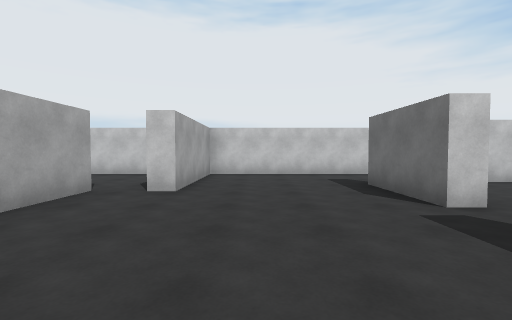
[1] (above)

24 first-person views from a walk through a scene from a Unity 3-D project. The camera is 1.4 m above the floor, tilts 2° down and sees 90° across. The floor is counted in squares, 2 m on a side. Each view is taken from the middle of a square. On the plan, view 1 faces up. The plan holds only what a view shows up to about 9 squares ahead; the rest is blank.

[2]
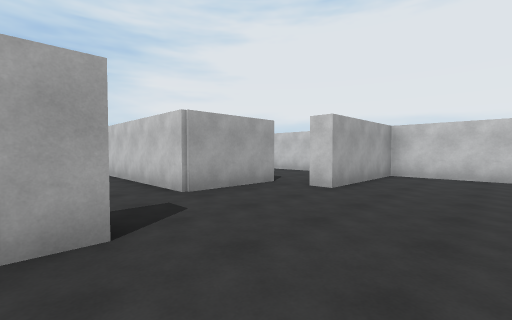

[3]
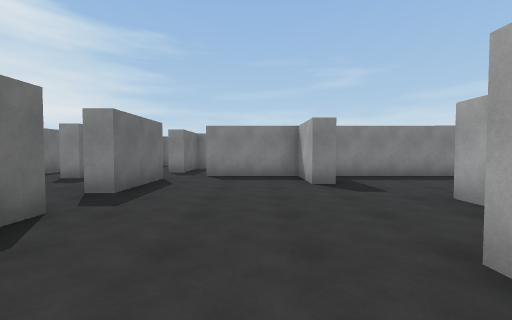

[4]
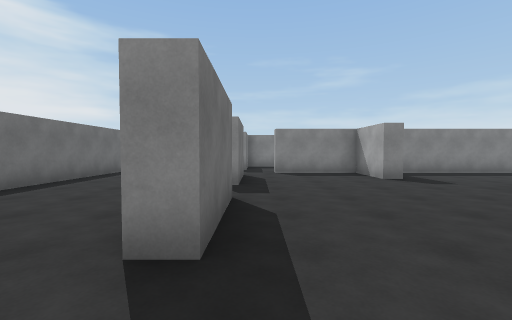

[5]
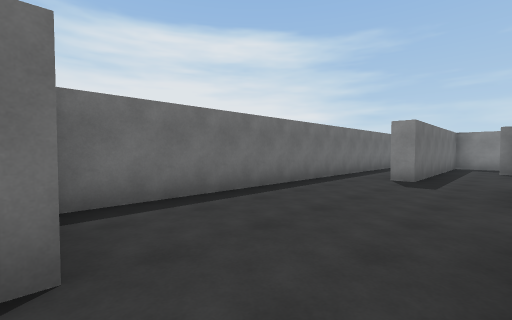

[6]
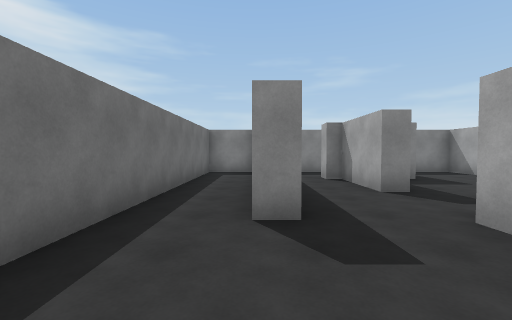

[7]
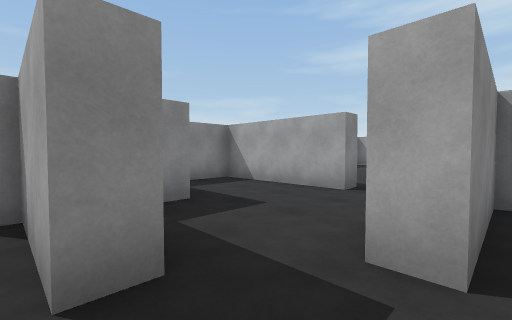

[8]
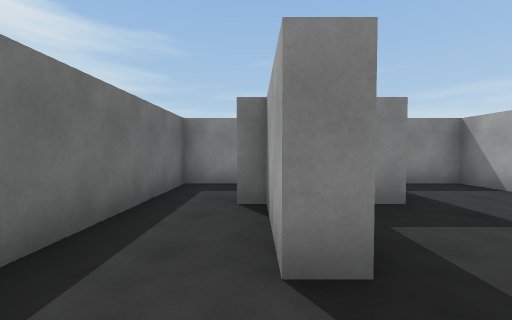

[9]
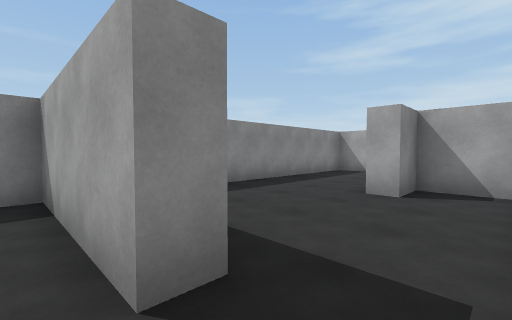

[10]
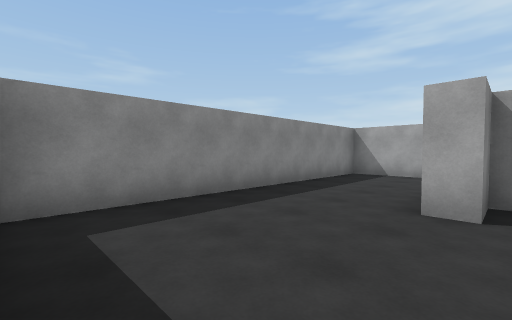

[11]
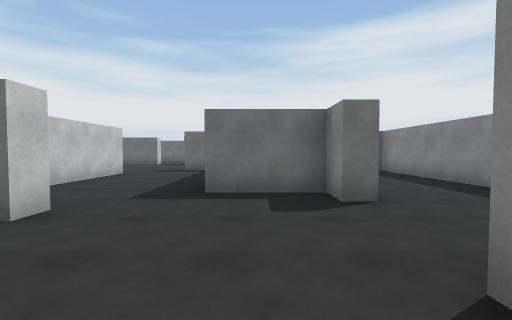

[12]
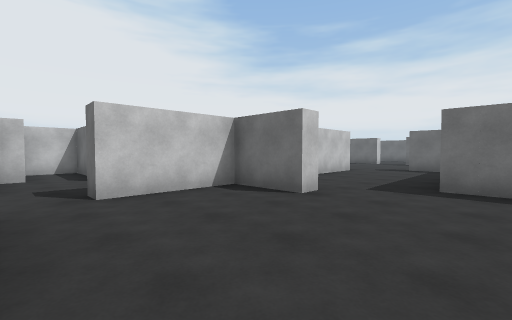

[13]
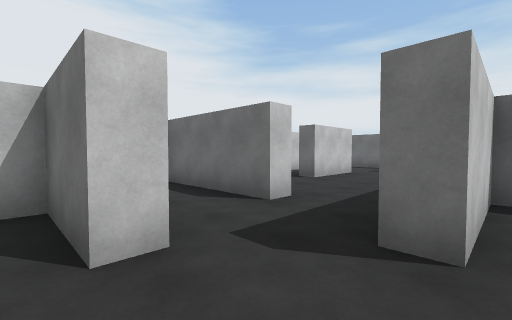

[14]
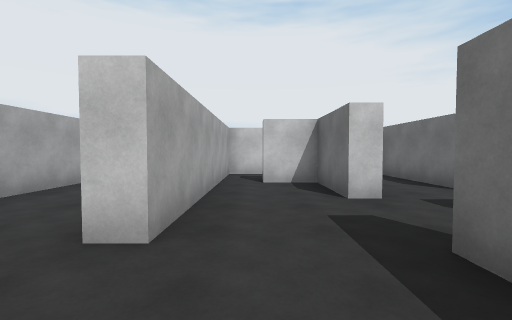

[15]
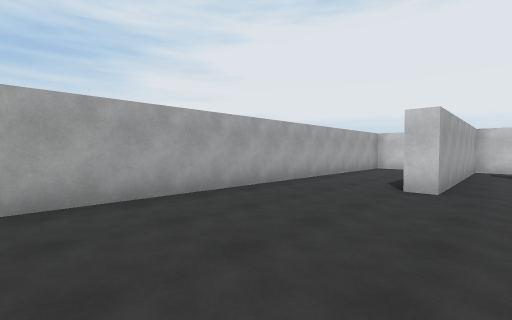

[16]
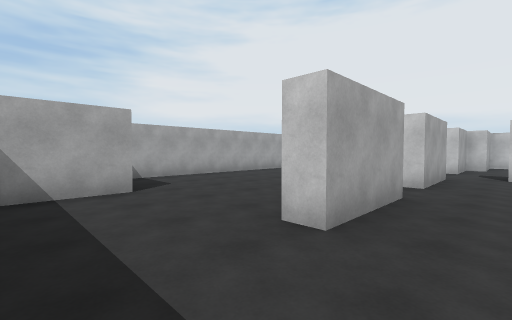

[17]
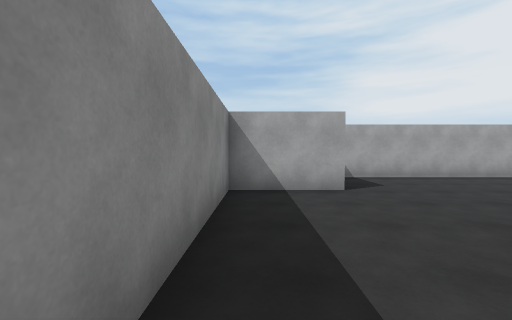

[18]
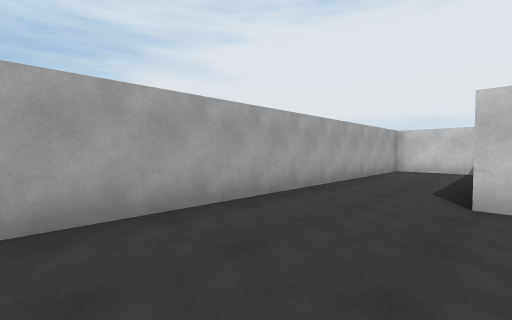

[19]
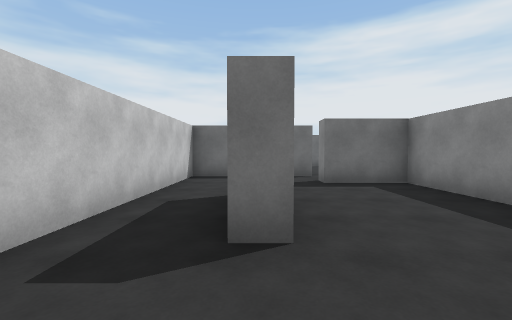

[20]
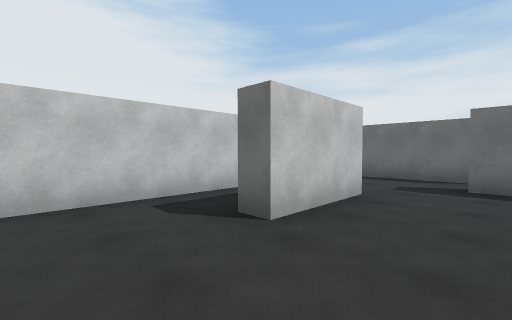

[21]
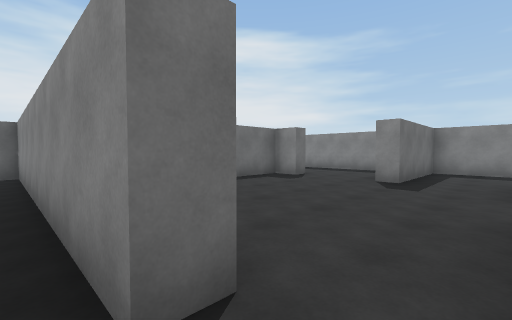

[22]
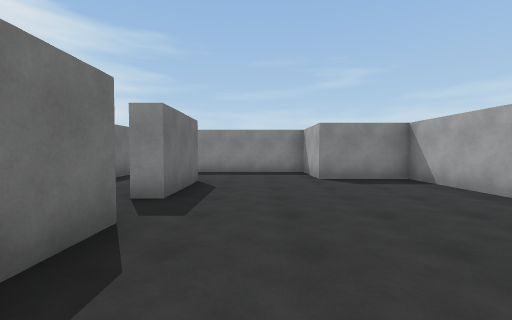

[23]
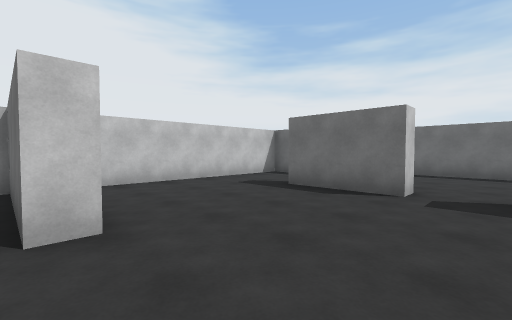

[24]
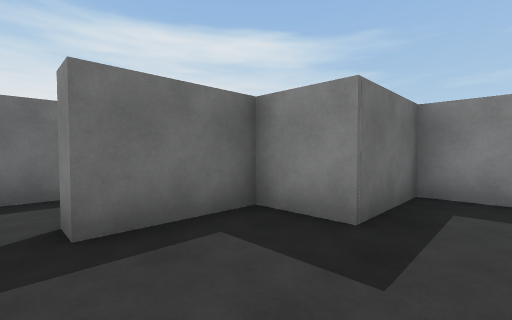

### Floor plan
Ten units are one square. View 1 is at (0, 0); x grows to the right and y downward. Boxes are objects, and circles mark ways between rooms. Rooms are numbered by the first view taken in them; rooms with no view inside come last. Other rooms are left out.
<svg viewBox="-183 -83 254 153">
<path fill="none" stroke="#000" d="M-29 -45 -29 -22 -71 -22M-17 4 -17 -6 -12 -6 -12 11 14 11M24 -31 24 -54M24 5 24 -18M-63 11 -21 11M25 -78 -14 -78 -14 -44 -19 -44M24 -18 29 -18M29 -31 24 -31M14 11 14 18M24 24 29 24 29 44 32 44M24 -54 29 -54M59 -57 53 -57M45 45 45 6 51 6M45 -71 45 -78 25 -78M51 65 66 65 66 -56M-20 31 -14 31 -14 65 10 65 10 44 24 44 24 24M-103 31 -97 31M-79 -4 -85 -4 -85 -22 -110 -22M-126 18 -121 18 -121 40M-121 -19 -121 5M-75 37 -75 31M-67 31 -67 11M-126 -38 -126 -57 -139 -57M-137 -78 -148 -78 -148 -19M-126 5 -126 -19M-148 -19 -154 -19M-121 40 -126 40 -126 18M-157 -78 -178 -78 -178 44 -156 44 -156 65 -103 65 -103 31M-71 -57 -71 -63M-19 -56 -19 -78 -91 -78M-47 -57 -71 -57M-19 -44 -19 -56M-95 -27 -34 -27 -34 -45 -29 -45M-115 -57 -121 -57 -121 -38 -126 -38M-97 -44 -103 -44 -103 -78 -115 -78M-110 -22 -110 -27 -95 -27M-62 19 -62 31 -52 31 -52 37M-98 46 -98 65 -19 65M32 44 32 49M28 65 45 65 45 45"/>
<circle cx="20" cy="-25" r="3" fill="#2a7"/>
<circle cx="20" cy="-65" r="3" fill="#2a7"/>
<circle cx="-70" cy="0" r="3" fill="#2a7"/>
<circle cx="15" cy="20" r="3" fill="#2a7"/>
<circle cx="40" cy="40" r="3" fill="#2a7"/>
<circle cx="-20" cy="25" r="3" fill="#2a7"/>
<circle cx="-110" cy="40" r="3" fill="#2a7"/>
<circle cx="-130" cy="10" r="3" fill="#2a7"/>
<circle cx="-120" cy="-30" r="3" fill="#2a7"/>
<circle cx="-85" cy="35" r="3" fill="#2a7"/>
<circle cx="-140" cy="-20" r="3" fill="#2a7"/>
<circle cx="-130" cy="-25" r="3" fill="#2a7"/>
<circle cx="-35" cy="-60" r="3" fill="#2a7"/>
<circle cx="-85" cy="-60" r="3" fill="#2a7"/>
<circle cx="-100" cy="-40" r="3" fill="#2a7"/>
<text x="-20" y="-30">1</text>
<text x="40" y="-10">2</text>
<text x="-10" y="40">3</text>
<text x="-100" y="10">4</text>
<text x="-140" y="-40">5</text>
<text x="-150" y="10">6</text>
<text x="-60" y="-70">7</text>
<text x="-60" y="-50">8</text>
<text x="-110" y="-50">9</text>
<text x="-50" y="40">10</text>
<text x="30" y="50">11</text>
</svg>
Room 1 opens to room 2. Room 1 opens to room 4. Room 2 opens to room 3. Room 2 opens to room 11. Room 3 opens to room 10. Room 4 opens to room 6. Room 4 opens to room 9. Room 4 opens to room 10. Room 5 opens to room 6. Room 5 opens to room 9. Room 7 opens to room 8. Room 8 opens to room 9.

Where each view was taken, in squares from view 1:
view 1: 0 up, 0 right, facing up
view 2: 0 up, 1 right, facing up-left
view 3: 6 up, 0 right, facing down
view 4: 7 up, 2 right, facing down
view 5: 6 up, 3 right, facing down-right
view 6: 2 up, 5 right, facing down
view 7: 1 down, 3 right, facing down-left
view 8: 1 down, 3 right, facing down
view 9: 2 down, 1 left, facing down-left
view 10: 3 down, 2 left, facing down-left
view 11: 2 down, 11 left, facing right
view 12: 2 down, 12 left, facing up-right
view 13: 2 up, 13 left, facing up-right
view 14: 0 up, 14 left, facing up
view 15: 3 down, 14 left, facing up-left
view 16: 6 down, 11 left, facing up-left
view 17: 6 down, 11 left, facing left
view 18: 2 down, 15 left, facing up-left
view 19: 6 up, 9 left, facing right
view 20: 4 up, 9 left, facing up-right
view 21: 3 up, 12 left, facing down-right
view 22: 2 up, 14 left, facing down
view 23: 2 up, 2 left, facing up-right
view 24: 2 down, 0 right, facing down-right
